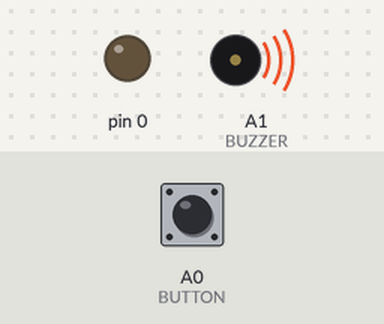
The sketch below on a simulated Arduino Uno, built with avr-gcc and run on an emulated ATmega328P. Shown: output pins drawn as LEDs (lit = HIGH), buzzer (waves = sounding). The inputs (shaded band) are chosen by the test bench; at power-on: A0 (BUTTON) HIGH. Pins used as bus, display or sensor lines are not drawn.

Above: at 0.12 s.
At 4.33 s:
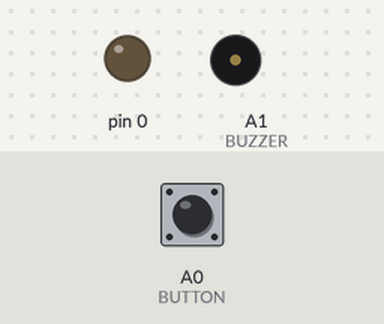
Timing chart, 0 to 5.1 s (numbered marks = the images above):
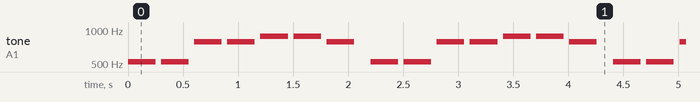

The sketch:

sketch_may26a.ino
```cpp
/*************************************************
   Public Constants
 *************************************************/

#define NOTE_B0  31
#define NOTE_C1  33
#define NOTE_CS1 35
#define NOTE_D1  37
#define NOTE_DS1 39
#define NOTE_E1  41
#define NOTE_F1  44
#define NOTE_FS1 46
#define NOTE_G1  49
#define NOTE_GS1 52
#define NOTE_A1  55
#define NOTE_AS1 58
#define NOTE_B1  62
#define NOTE_C2  65
#define NOTE_CS2 69
#define NOTE_D2  73
#define NOTE_DS2 78
#define NOTE_E2  82
#define NOTE_F2  87
#define NOTE_FS2 93
#define NOTE_G2  98
#define NOTE_GS2 104
#define NOTE_A2  110
#define NOTE_AS2 117
#define NOTE_B2  123
#define NOTE_C3  131
#define NOTE_CS3 139
#define NOTE_D3  147
#define NOTE_DS3 156
#define NOTE_E3  165
#define NOTE_F3  175
#define NOTE_FS3 185
#define NOTE_G3  196
#define NOTE_GS3 208
#define NOTE_A3  220
#define NOTE_AS3 233
#define NOTE_B3  247
#define NOTE_C4  262
#define NOTE_CS4 277
#define NOTE_D4  294
#define NOTE_DS4 311
#define NOTE_E4  330
#define NOTE_F4  349
#define NOTE_FS4 370
#define NOTE_G4  392
#define NOTE_GS4 415
#define NOTE_A4  440
#define NOTE_AS4 466
#define NOTE_B4  494
#define NOTE_C5  523
#define NOTE_CS5 554
#define NOTE_D5  587
#define NOTE_DS5 622
#define NOTE_E5  659
#define NOTE_F5  698
#define NOTE_FS5 740
#define NOTE_G5  784
#define NOTE_GS5 831
#define NOTE_A5  880
#define NOTE_AS5 932
#define NOTE_B5  988
#define NOTE_C6  1047
#define NOTE_CS6 1109
#define NOTE_D6  1175
#define NOTE_DS6 1245
#define NOTE_E6  1319
#define NOTE_F6  1397
#define NOTE_FS6 1480
#define NOTE_G6  1568
#define NOTE_GS6 1661
#define NOTE_A6  1760
#define NOTE_AS6 1865
#define NOTE_B6  1976
#define NOTE_C7  2093
#define NOTE_CS7 2217
#define NOTE_D7  2349
#define NOTE_DS7 2489
#define NOTE_E7  2637
#define NOTE_F7  2794
#define NOTE_FS7 2960
#define NOTE_G7  3136
#define NOTE_GS7 3322
#define NOTE_A7  3520
#define NOTE_AS7 3729
#define NOTE_B7  3951
#define NOTE_C8  4186
#define NOTE_CS8 4435
#define NOTE_D8  4699
#define NOTE_DS8 4978


#define ROW1 5
#define ROW2 4
#define ROW3 A3
#define ROW4 8
#define ROW5 A4
#define ROW6 10
#define ROW7 11
#define ROW8 2
#define COL1 9
#define COL2 12
#define COL3 7
#define COL4 13
#define COL5 A2
#define COL6 6
#define COL7 3
#define COL8 A5
#define BUTTON A0
#define BUZZER A1
const int row[] = {
  ROW1, ROW2, ROW3, ROW4, ROW5, ROW6, ROW7, ROW8
 };

const int col[] = {
  COL1,COL2, COL3, COL4, COL5, COL6, COL7, COL8
 };

byte scan[8][8] = {
{1,0,0,0,0,0,0,0},
{0,1,0,0,0,0,0,0},
{0,0,1,0,0,0,0,0},
{0,0,0,1,0,0,0,0},
{0,0,0,0,1,0,0,0},
{0,0,0,0,0,1,0,0},
{0,0,0,0,0,0,1,0},
{0,0,0,0,0,0,0,1}
};

byte circle[8][8] = {
{1,1,0,0,0,0,1,1},
{1,0,1,1,1,1,0,1},
{0,1,1,1,1,1,1,0},
{0,1,1,1,1,1,1,0},
{0,1,1,1,1,1,1,0},
{0,1,1,1,1,1,1,0},
{1,0,1,1,1,1,0,1},
{1,1,0,0,0,0,1,1}};

byte H[8][8] = {
{1,0,1,1,1,1,0,1},
{1,0,1,1,1,1,0,1},
{1,0,1,1,1,1,0,1},
{1,0,0,0,0,0,0,1},
{1,0,1,1,1,1,0,1},
{1,0,1,1,1,1,0,1},
{1,0,1,1,1,1,0,1},
{1,0,1,1,1,1,0,1}};

long previousTime = 0, presentTime = 0, PauseBetweenNotes = 0;
int thisnote = -1, noteDuration = 0;


// notes in the melody:
int melody[] = {
   NOTE_C5,  NOTE_C5, NOTE_G5,  NOTE_G5, NOTE_A5, NOTE_A5, NOTE_G5
};
int melody2[] = {
  NOTE_F5,  NOTE_F5, NOTE_E5,  NOTE_E5, NOTE_D5, NOTE_D5, NOTE_C5
};

// note durations: 4 = quarter note, 8 = eighth note, etc.:
int noteDurations[] = {
  2,2,2,2,2,2,2
};
int noteDurations2[] = {
  2,2,2,2,2,2,2
};

void setup()
{
  for (byte i = 0; i < sizeof(row); i++) {
    pinMode(row[i], OUTPUT);
  }
  for (byte i = 0; i < sizeof(col); i++) {
    pinMode(col[i], OUTPUT);
  }
  pinMode(BUTTON,INPUT_PULLUP);
}

byte presentbuttoncheck = 1,  previousbuttoncheck = 1;
int save = 0;
void loop()
{

  while(save == 0)
  {
    for(int i =0; i<7;i++)
    {
     showPattern(circle);
     CheckToPlay();
     presentbuttoncheck = previousbuttoncheck;
     presentbuttoncheck = digitalRead(BUTTON);
     delay(5);
     if( presentbuttoncheck != previousbuttoncheck )
     {
      save = !save;
      break;
     }
     delay(1);
    }
  }
  while(save == 1)
  {
    for(int i =0; i<7;i++)
    {
     showPattern(H);
     CheckToPlay();
     presentbuttoncheck = previousbuttoncheck;
     presentbuttoncheck = digitalRead(BUTTON);
     delay(5);
     if( presentbuttoncheck != previousbuttoncheck)
     {
      save = !save;
      break;
     }
     delay(1);
    }
  }
}

void CheckToPlay()
{
  presentTime = millis();
  if(presentTime - previousTime >= PauseBetweenNotes)
  {
    thisnote += 1;
    if(thisnote >= 7)
    {
      thisnote = -1; PauseBetweenNotes = 100;
      previousTime = millis();
    }
    else
    {
      noteDuration = 500/ noteDurations[thisnote];
      if(save == 0) tone(BUZZER,melody[thisnote],noteDuration);
      else if(save == 1) tone(BUZZER,melody2[thisnote],noteDuration);
      PauseBetweenNotes = noteDuration * 1.2;
      previousTime = millis();
    }
  }
}


void showPattern(byte matrix[8][8]){
  for(byte i = 0; i < 8; i++){
    for(byte j = 0; j < 8; j++){
      digitalWrite(row[j], 1 - scan[i][j]);
      digitalWrite(col[j], 1 - matrix[i][j]);
    }
  for(byte j = 0; j < 8; j++){
    digitalWrite(row[j], HIGH);
    digitalWrite(col[j], LOW);
    }
   }
}
```

Measured:
- by itself, tone on A1 (BUZZER): repeats every 2.2 s: silent 0.05 s, 523 Hz 0.25 s, 2 × (silent 0.05 s, 784 Hz 0.25 s), 2 × (silent 0.05 s, 880 Hz 0.25 s), silent 0.05 s, 784 Hz 0.25 s, silent 0.15 s, 523 Hz 0.25 s
